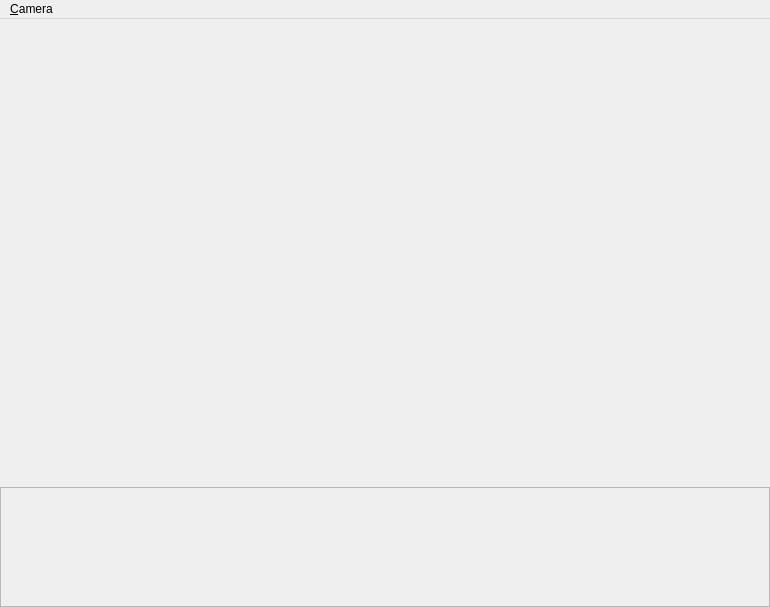
<?xml version="1.0" encoding="UTF-8"?>
<ui version="4.0">
 <class>MainWindow</class>
 <widget class="QMainWindow" name="MainWindow">
  <property name="geometry">
   <rect>
    <x>0</x>
    <y>0</y>
    <width>770</width>
    <height>607</height>
   </rect>
  </property>
  <property name="windowTitle">
   <string>vis</string>
  </property>
  <widget class="QWidget" name="centralWidget">
   <layout class="QVBoxLayout" name="verticalLayout">
    <property name="leftMargin">
     <number>0</number>
    </property>
    <property name="topMargin">
     <number>0</number>
    </property>
    <property name="rightMargin">
     <number>0</number>
    </property>
    <property name="bottomMargin">
     <number>0</number>
    </property>
    <item>
     <widget class="QWidget" name="widgetView" native="true">
      <layout class="QVBoxLayout" name="verticalLayout_2">
       <property name="leftMargin">
        <number>0</number>
       </property>
       <property name="topMargin">
        <number>0</number>
       </property>
       <property name="rightMargin">
        <number>0</number>
       </property>
       <property name="bottomMargin">
        <number>0</number>
       </property>
      </layout>
     </widget>
    </item>
    <item>
     <widget class="QFrame" name="frameInfo">
      <property name="maximumSize">
       <size>
        <width>16777215</width>
        <height>120</height>
       </size>
      </property>
      <property name="frameShape">
       <enum>QFrame::StyledPanel</enum>
      </property>
      <property name="frameShadow">
       <enum>QFrame::Raised</enum>
      </property>
      <layout class="QHBoxLayout" name="horizontalLayout">
       <item>
        <widget class="QWidget" name="widgetParam" native="true">
         <property name="minimumSize">
          <size>
           <width>100</width>
           <height>100</height>
          </size>
         </property>
         <property name="maximumSize">
          <size>
           <width>100</width>
           <height>100</height>
          </size>
         </property>
         <layout class="QVBoxLayout" name="verticalLayout_3">
          <item>
           <widget class="QLabel" name="labelParam"/>
          </item>
         </layout>
        </widget>
       </item>
       <item>
        <widget class="QWidget" name="widgetParam2" native="true">
         <property name="minimumSize">
          <size>
           <width>100</width>
           <height>100</height>
          </size>
         </property>
         <property name="maximumSize">
          <size>
           <width>100</width>
           <height>100</height>
          </size>
         </property>
         <layout class="QVBoxLayout" name="verticalLayout_4">
          <item>
           <widget class="QLabel" name="labelParam2"/>
          </item>
         </layout>
        </widget>
       </item>
       <item>
        <spacer name="horizontalSpacer">
         <property name="orientation">
          <enum>Qt::Horizontal</enum>
         </property>
         <property name="sizeHint" stdset="0">
          <size>
           <width>535</width>
           <height>20</height>
          </size>
         </property>
        </spacer>
       </item>
      </layout>
     </widget>
    </item>
   </layout>
  </widget>
  <widget class="QMenuBar" name="menuBar">
   <property name="geometry">
    <rect>
     <x>0</x>
     <y>0</y>
     <width>770</width>
     <height>19</height>
    </rect>
   </property>
   <widget class="QMenu" name="menuCamera">
    <property name="title">
     <string>&amp;Camera</string>
    </property>
    <addaction name="actionArcballCamera"/>
    <addaction name="actionFreeCamera"/>
    <addaction name="actionAutoCamera"/>
   </widget>
   <addaction name="menuCamera"/>
  </widget>
  <action name="actionArcballCamera">
   <property name="text">
    <string>&amp;Arcball</string>
   </property>
  </action>
  <action name="actionFreeCamera">
   <property name="text">
    <string>&amp;Free</string>
   </property>
  </action>
  <action name="actionAutoCamera">
   <property name="text">
    <string>A&amp;uto</string>
   </property>
  </action>
 </widget>
 <layoutdefault spacing="6" margin="11"/>
 <resources/>
 <connections/>
</ui>
